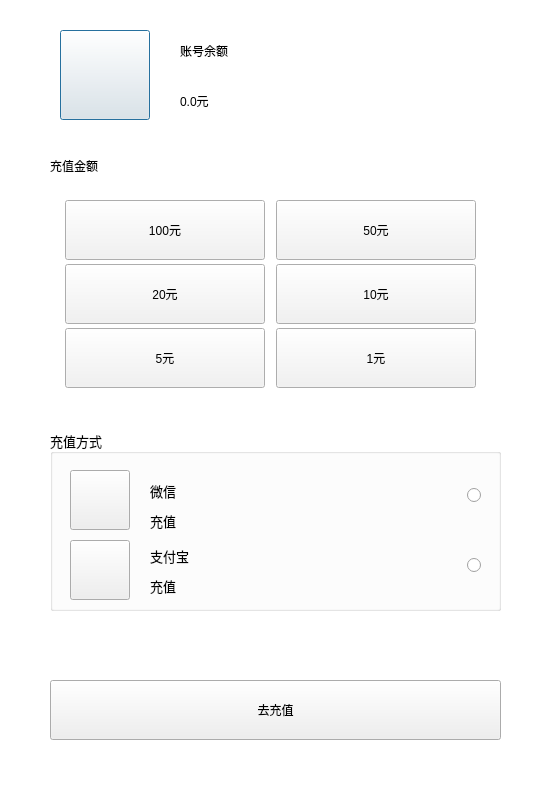
<?xml version="1.0" encoding="UTF-8"?>
<ui version="4.0">
 <class>RechargeDialog</class>
 <widget class="QDialog" name="RechargeDialog">
  <property name="geometry">
   <rect>
    <x>0</x>
    <y>0</y>
    <width>550</width>
    <height>800</height>
   </rect>
  </property>
  <property name="windowTitle">
   <string>充值中心</string>
  </property>
  <widget class="QLabel" name="backgroundLabel">
   <property name="geometry">
    <rect>
     <x>0</x>
     <y>0</y>
     <width>550</width>
     <height>800</height>
    </rect>
   </property>
   <property name="styleSheet">
    <string notr="true">background-color: rgb(255, 255, 255);</string>
   </property>
   <property name="text">
    <string/>
   </property>
  </widget>
  <widget class="QPushButton" name="remainerButton">
   <property name="geometry">
    <rect>
     <x>60</x>
     <y>30</y>
     <width>90</width>
     <height>90</height>
    </rect>
   </property>
   <property name="text">
    <string/>
   </property>
  </widget>
  <widget class="QLabel" name="label">
   <property name="geometry">
    <rect>
     <x>180</x>
     <y>30</y>
     <width>171</width>
     <height>41</height>
    </rect>
   </property>
   <property name="styleSheet">
    <string notr="true">font: 12pt &quot;黑体&quot;;</string>
   </property>
   <property name="text">
    <string>账号余额</string>
   </property>
  </widget>
  <widget class="QLabel" name="label_2">
   <property name="geometry">
    <rect>
     <x>50</x>
     <y>150</y>
     <width>91</width>
     <height>31</height>
    </rect>
   </property>
   <property name="styleSheet">
    <string notr="true">font: 11pt &quot;Adobe Arabic&quot;;</string>
   </property>
   <property name="text">
    <string>充值金额</string>
   </property>
  </widget>
  <widget class="QWidget" name="gridLayoutWidget">
   <property name="geometry">
    <rect>
     <x>50</x>
     <y>200</y>
     <width>441</width>
     <height>197</height>
    </rect>
   </property>
   <layout class="QGridLayout" name="gridLayout">
    <property name="sizeConstraint">
     <enum>QLayout::SetMinimumSize</enum>
    </property>
    <property name="leftMargin">
     <number>8</number>
    </property>
    <property name="topMargin">
     <number>0</number>
    </property>
    <property name="rightMargin">
     <number>8</number>
    </property>
    <property name="bottomMargin">
     <number>8</number>
    </property>
    <property name="spacing">
     <number>4</number>
    </property>
    <item row="0" column="0">
     <widget class="QPushButton" name="cost100RmbButton">
      <property name="enabled">
       <bool>true</bool>
      </property>
      <property name="minimumSize">
       <size>
        <width>200</width>
        <height>60</height>
       </size>
      </property>
      <property name="maximumSize">
       <size>
        <width>200</width>
        <height>60</height>
       </size>
      </property>
      <property name="styleSheet">
       <string notr="true">background-color: rgb(242, 242, 242);
font: 12pt &quot;黑体&quot;;</string>
      </property>
      <property name="text">
       <string>100元</string>
      </property>
     </widget>
    </item>
    <item row="0" column="1">
     <widget class="QPushButton" name="cost50RmbButton">
      <property name="minimumSize">
       <size>
        <width>200</width>
        <height>60</height>
       </size>
      </property>
      <property name="maximumSize">
       <size>
        <width>200</width>
        <height>60</height>
       </size>
      </property>
      <property name="styleSheet">
       <string notr="true">background-color: rgb(242, 242, 242);
font: 12pt &quot;黑体&quot;;</string>
      </property>
      <property name="text">
       <string>50元</string>
      </property>
     </widget>
    </item>
    <item row="1" column="1">
     <widget class="QPushButton" name="cost10RmbButton">
      <property name="sizePolicy">
       <sizepolicy hsizetype="Fixed" vsizetype="Fixed">
        <horstretch>0</horstretch>
        <verstretch>0</verstretch>
       </sizepolicy>
      </property>
      <property name="minimumSize">
       <size>
        <width>0</width>
        <height>60</height>
       </size>
      </property>
      <property name="maximumSize">
       <size>
        <width>200</width>
        <height>16777215</height>
       </size>
      </property>
      <property name="styleSheet">
       <string notr="true">background-color: rgb(242, 242, 242);
font: 12pt &quot;黑体&quot;;</string>
      </property>
      <property name="text">
       <string>10元</string>
      </property>
     </widget>
    </item>
    <item row="1" column="0">
     <widget class="QPushButton" name="cost20RmbButton">
      <property name="minimumSize">
       <size>
        <width>0</width>
        <height>60</height>
       </size>
      </property>
      <property name="styleSheet">
       <string notr="true">background-color: rgb(242, 242, 242);
font: 12pt &quot;黑体&quot;;</string>
      </property>
      <property name="text">
       <string>20元</string>
      </property>
     </widget>
    </item>
    <item row="2" column="0">
     <widget class="QPushButton" name="cost5RmbButton">
      <property name="sizePolicy">
       <sizepolicy hsizetype="Fixed" vsizetype="Fixed">
        <horstretch>0</horstretch>
        <verstretch>0</verstretch>
       </sizepolicy>
      </property>
      <property name="minimumSize">
       <size>
        <width>0</width>
        <height>60</height>
       </size>
      </property>
      <property name="maximumSize">
       <size>
        <width>200</width>
        <height>16777215</height>
       </size>
      </property>
      <property name="styleSheet">
       <string notr="true">background-color: rgb(242, 242, 242);
font: 12pt &quot;黑体&quot;;</string>
      </property>
      <property name="text">
       <string>5元</string>
      </property>
     </widget>
    </item>
    <item row="2" column="1">
     <widget class="QPushButton" name="cost1RmbButton">
      <property name="sizePolicy">
       <sizepolicy hsizetype="Fixed" vsizetype="Fixed">
        <horstretch>0</horstretch>
        <verstretch>0</verstretch>
       </sizepolicy>
      </property>
      <property name="minimumSize">
       <size>
        <width>0</width>
        <height>60</height>
       </size>
      </property>
      <property name="maximumSize">
       <size>
        <width>200</width>
        <height>16777215</height>
       </size>
      </property>
      <property name="styleSheet">
       <string notr="true">background-color: rgb(242, 242, 242);
font: 12pt &quot;黑体&quot;;</string>
      </property>
      <property name="text">
       <string>1元</string>
      </property>
     </widget>
    </item>
   </layout>
   <zorder>cost100RmbButton</zorder>
   <zorder>cost50RmbButton</zorder>
   <zorder>cost10RmbButton</zorder>
   <zorder>cost5RmbButton</zorder>
   <zorder>cost1RmbButton</zorder>
   <zorder>cost20RmbButton</zorder>
  </widget>
  <widget class="QPushButton" name="rechargeButton">
   <property name="geometry">
    <rect>
     <x>50</x>
     <y>680</y>
     <width>451</width>
     <height>60</height>
    </rect>
   </property>
   <property name="minimumSize">
    <size>
     <width>0</width>
     <height>60</height>
    </size>
   </property>
   <property name="text">
    <string>去充值</string>
   </property>
  </widget>
  <widget class="QLabel" name="remainderLabel">
   <property name="geometry">
    <rect>
     <x>180</x>
     <y>80</y>
     <width>171</width>
     <height>41</height>
    </rect>
   </property>
   <property name="styleSheet">
    <string notr="true">font: 12pt &quot;黑体&quot;;</string>
   </property>
   <property name="text">
    <string>0.0元</string>
   </property>
  </widget>
  <widget class="QGroupBox" name="groupBox">
   <property name="geometry">
    <rect>
     <x>50</x>
     <y>430</y>
     <width>451</width>
     <height>181</height>
    </rect>
   </property>
   <property name="font">
    <font>
     <family>Adobe Arabic</family>
     <pointsize>10</pointsize>
    </font>
   </property>
   <property name="title">
    <string>充值方式</string>
   </property>
   <widget class="QPushButton" name="weixinButton">
    <property name="geometry">
     <rect>
      <x>20</x>
      <y>40</y>
      <width>60</width>
      <height>60</height>
     </rect>
    </property>
    <property name="text">
     <string/>
    </property>
   </widget>
   <widget class="QLabel" name="label_4">
    <property name="geometry">
     <rect>
      <x>100</x>
      <y>80</y>
      <width>72</width>
      <height>21</height>
     </rect>
    </property>
    <property name="text">
     <string>充值</string>
    </property>
   </widget>
   <widget class="QLabel" name="label_3">
    <property name="geometry">
     <rect>
      <x>100</x>
      <y>50</y>
      <width>72</width>
      <height>21</height>
     </rect>
    </property>
    <property name="text">
     <string>微信</string>
    </property>
   </widget>
   <widget class="QRadioButton" name="weixinRadio">
    <property name="geometry">
     <rect>
      <x>300</x>
      <y>50</y>
      <width>131</width>
      <height>31</height>
     </rect>
    </property>
    <property name="layoutDirection">
     <enum>Qt::RightToLeft</enum>
    </property>
    <property name="autoFillBackground">
     <bool>false</bool>
    </property>
    <property name="text">
     <string/>
    </property>
   </widget>
   <widget class="QRadioButton" name="aliplayRadio">
    <property name="geometry">
     <rect>
      <x>300</x>
      <y>120</y>
      <width>131</width>
      <height>31</height>
     </rect>
    </property>
    <property name="layoutDirection">
     <enum>Qt::RightToLeft</enum>
    </property>
    <property name="autoFillBackground">
     <bool>false</bool>
    </property>
    <property name="text">
     <string/>
    </property>
   </widget>
   <widget class="QLabel" name="label_7">
    <property name="geometry">
     <rect>
      <x>100</x>
      <y>145</y>
      <width>72</width>
      <height>21</height>
     </rect>
    </property>
    <property name="text">
     <string>充值</string>
    </property>
   </widget>
   <widget class="QLabel" name="label_8">
    <property name="geometry">
     <rect>
      <x>100</x>
      <y>115</y>
      <width>72</width>
      <height>21</height>
     </rect>
    </property>
    <property name="text">
     <string>支付宝</string>
    </property>
   </widget>
   <widget class="QPushButton" name="aliplayButton">
    <property name="geometry">
     <rect>
      <x>20</x>
      <y>110</y>
      <width>60</width>
      <height>60</height>
     </rect>
    </property>
    <property name="text">
     <string/>
    </property>
   </widget>
  </widget>
 </widget>
 <resources/>
 <connections/>
</ui>
